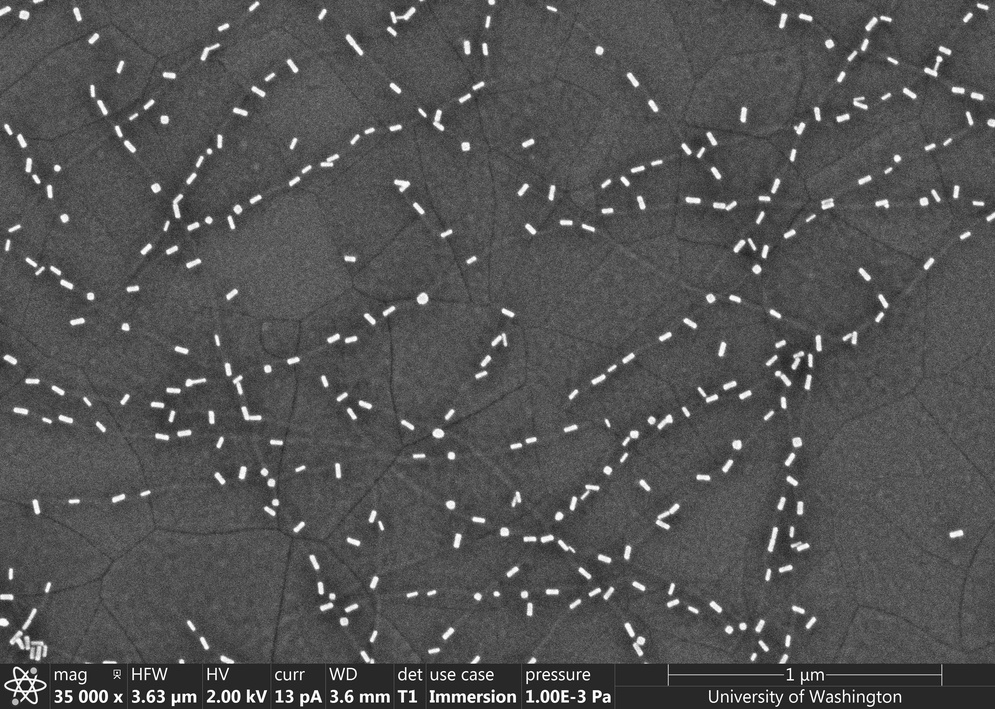
#> input picture example_images/sem_1.jpg, 995 x 709 px, shrunk from 3072 x 2188 before the run, found by its file name
$ jupyter execute partycool.ipynb
#> lines starting #> are read from the running program, lines starting #| are printed output that depends on the picture
# Import modules

[cell 1]
# Data manipulation and plotting
import os
import math
import time
import numpy as np
from collections import OrderedDict
from sklearn.cluster import MeanShift, estimate_bandwidth, KMeans
from sklearn.preprocessing import StandardScaler
from scipy import ndimage, spatial
import imageio
import matplotlib
import matplotlib.pyplot as plt
from mpl_toolkits.mplot3d import Axes3D
import numpy as np
import matplotlib.pyplot as plt
import matplotlib.image as mpimg

from scipy.ndimage import gaussian_filter
from skimage import data
from skimage import img_as_float
from skimage.morphology import reconstruction
#import cv2 #use this if you did not uploaded before: pip install opencv-python

[cell 2]
import matplotlib.image as mpimg
import matplotlib.pyplot as plt

[cell 3]
def img_reader(img_path):
    '''
    The function returns a 2D array for the loaded img, and also gives a preview for the img
    img_path: input path for the img location
    '''
#> called with img_path = 'example_images/sem_1.jpg'
    #Read the array
    img_array = mpimg.imread(img_path)
#> img_array is the input picture: shape (709, 995); min 0, max 255, mean 83.3

    #Preview
    plt.figure(figsize=(15,15))
    imgplot = plt.imshow(img_array,cmap=plt.cm.gray)
    plt.axis('off')
    plt.show()

    return img_array

[cell 4]
sem_array = img_reader('example_images/sem_1.jpg')

[cell 5]
import numpy as np
import matplotlib.pyplot as plt
from scipy import ndimage as ndi

from skimage import feature

im = sem_array


# Compute the Canny filter for two values of sigma
edges = feature.canny(im, sigma=2)
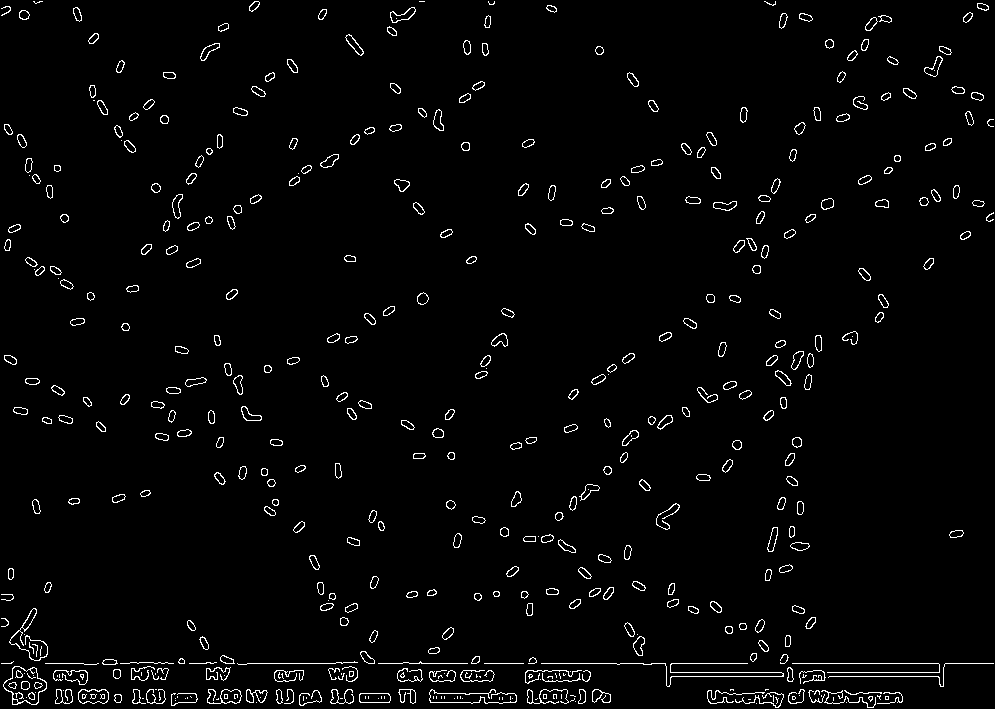
#> edges: shape (709, 995) bool; 2.5% white in thin lines or dots

# display results
fig, (ax1, ax2) = plt.subplots(nrows=1, ncols=2, figsize=(20, 10),
                                    sharex=True, sharey=True)

ax1.imshow(im, cmap=plt.cm.gray)
ax1.axis('off')
ax1.set_title('noisy image', fontsize=20)


ax2.imshow(edges, cmap=plt.cm.gray)
ax2.axis('off')
ax2.set_title(r'Canny filter, $\sigma=2$', fontsize=20)

fig.tight_layout()

plt.show()
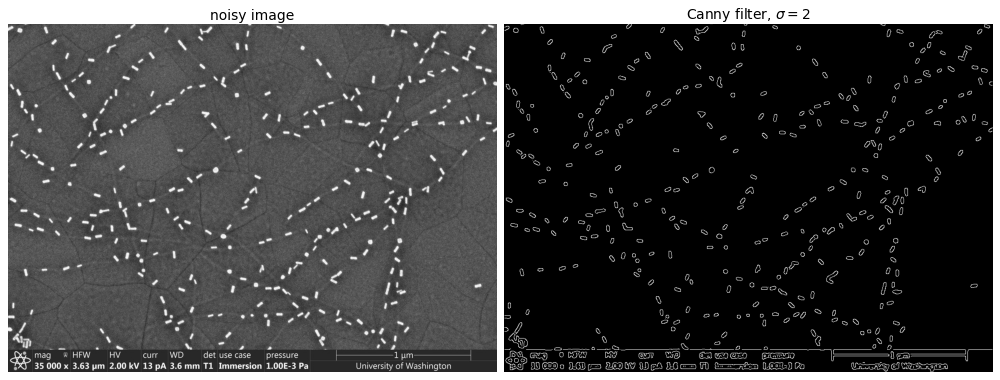
#> figure drawn by matplotlib, 2 panels

$ run again, with example_images/sem_10.jpg copied over example_images/sem_1.jpg
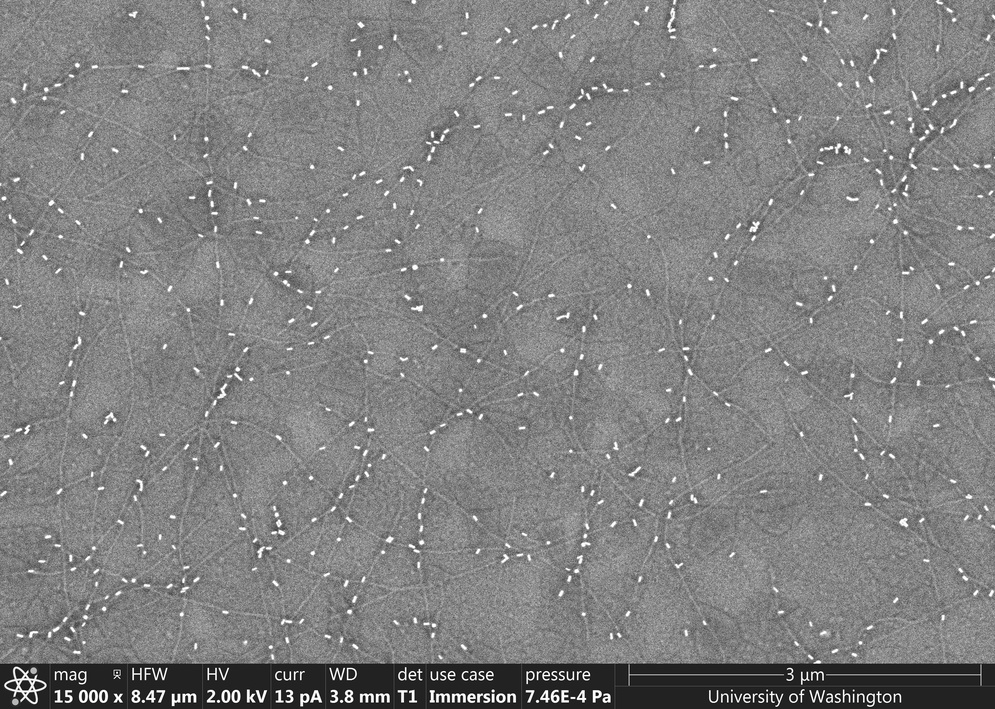
#> input picture example_images/sem_10.jpg, 995 x 709 px, shrunk from 3072 x 2188 before the run, found by its file name
#> in img_reader, img_array is the input picture: shape (709, 995); min 0, max 255, mean 128.5
#> `edges = feature.canny(im, sigma=2)`:
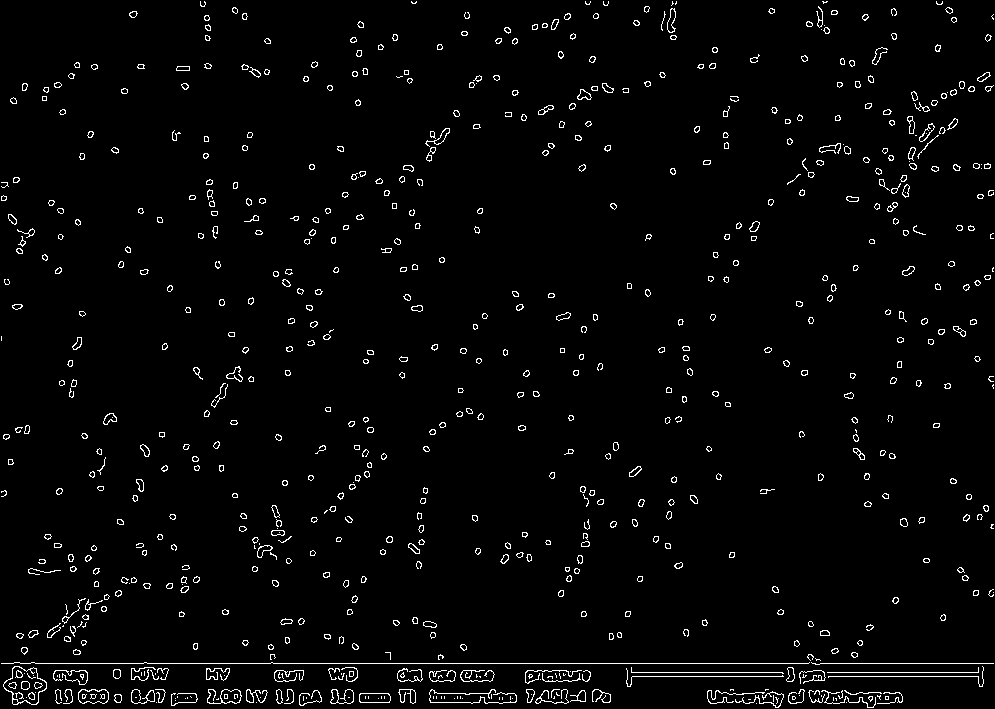
#> edges: shape (709, 995) bool; 2.6% white in thin lines or dots
#> `plt.show()`:
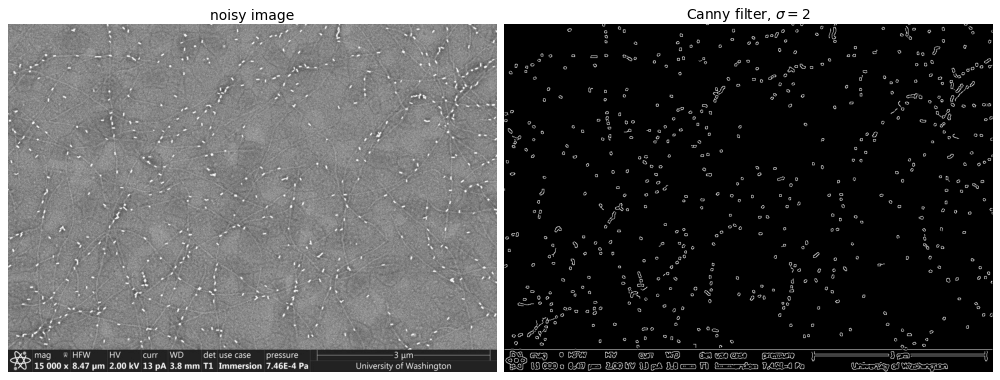
#> figure drawn by matplotlib, 2 panels

$ run again, with example_images/sem_2.jpg copied over example_images/sem_1.jpg
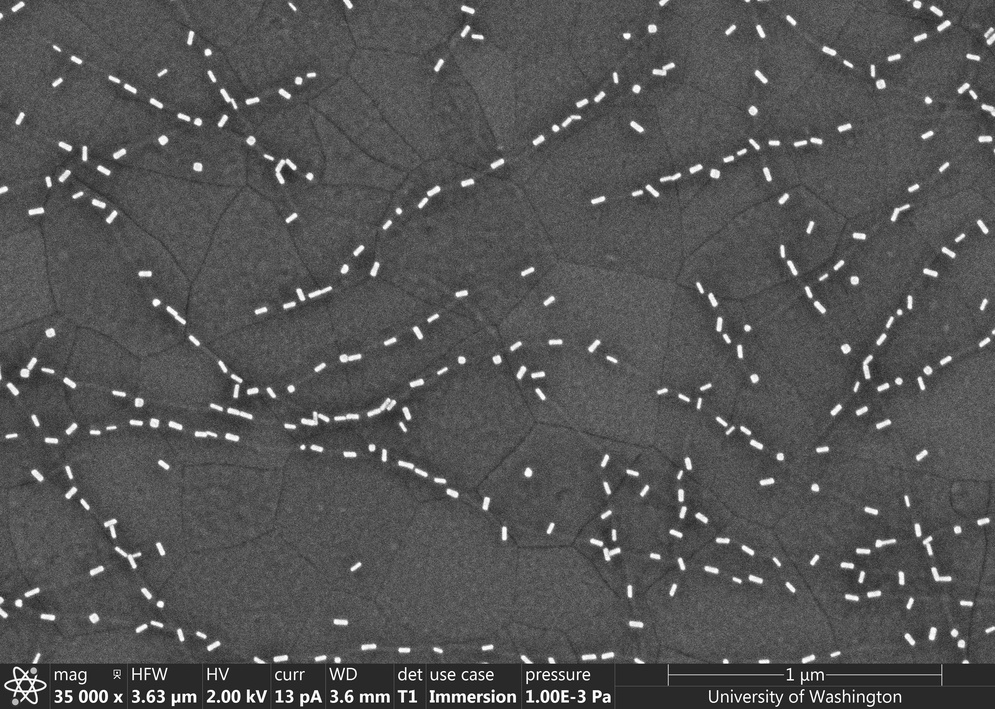
#> input picture example_images/sem_2.jpg, 995 x 709 px, shrunk from 3072 x 2188 before the run, found by its file name
#> in img_reader, img_array is the input picture: shape (709, 995); min 0, max 255, mean 84.3
#> `edges = feature.canny(im, sigma=2)`:
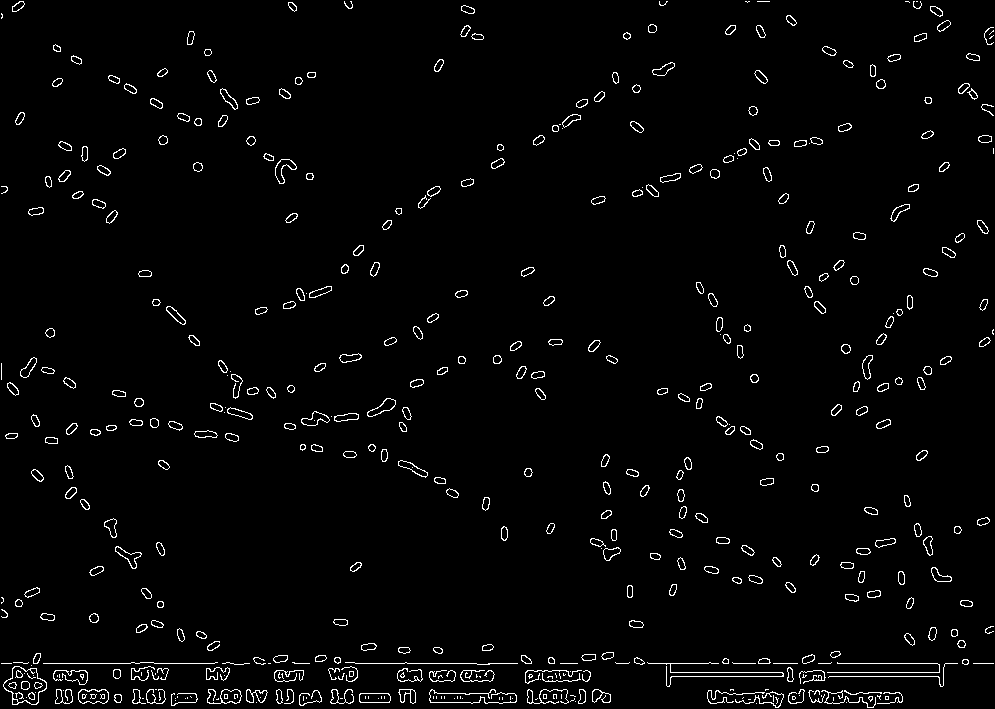
#> edges: shape (709, 995) bool; 2.4% white in thin lines or dots
#> `plt.show()`:
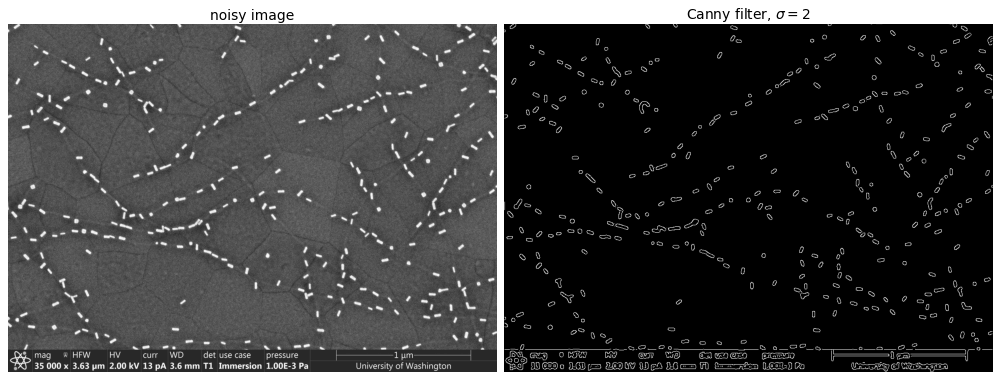
#> figure drawn by matplotlib, 2 panels

$ run again, with example_images/sem_3.jpg copied over example_images/sem_1.jpg
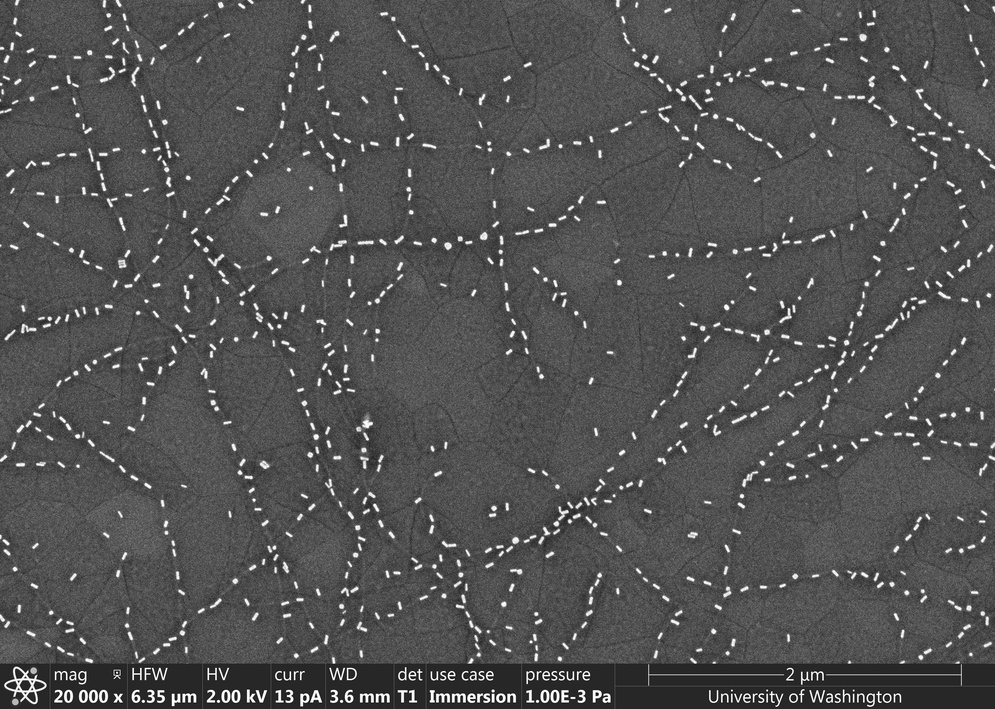
#> input picture example_images/sem_3.jpg, 995 x 709 px, shrunk from 3072 x 2188 before the run, found by its file name
#> in img_reader, img_array is the input picture: shape (709, 995); min 0, max 255, mean 82.3
#> `edges = feature.canny(im, sigma=2)`:
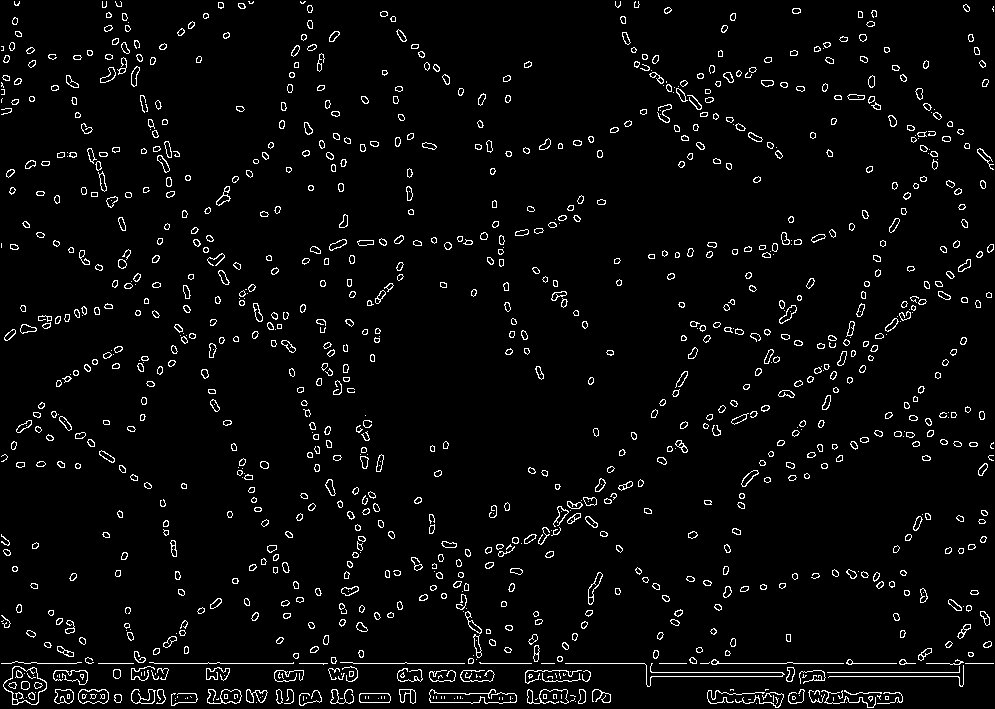
#> edges: shape (709, 995) bool; 3.8% white in thin lines or dots
#> `plt.show()`:
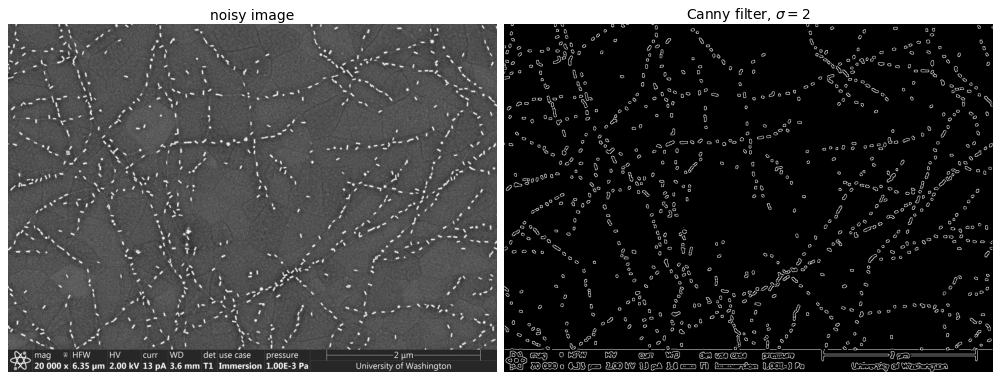
#> figure drawn by matplotlib, 2 panels
